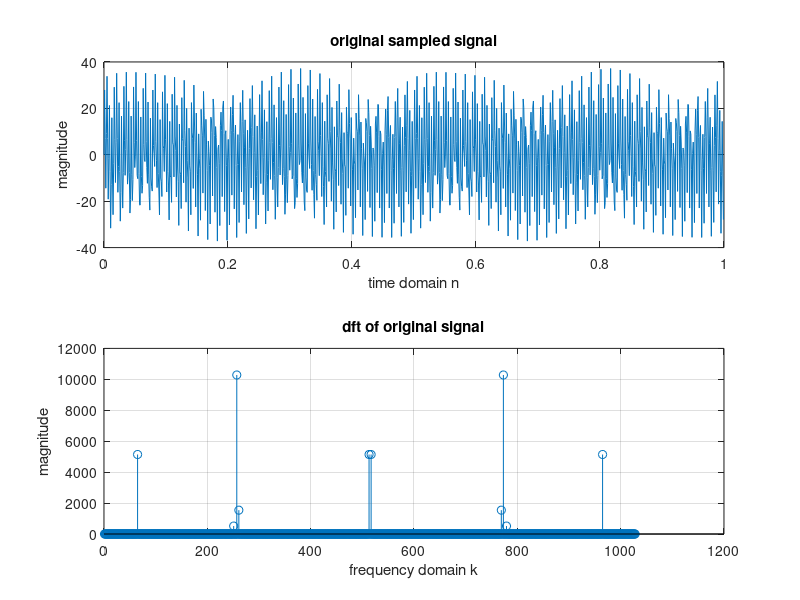

Here is the MATLAB script that generated this plot:
clear all
fs=1028;
N=1028;%sampling points
Nn=514;%dft length
n=0:N-1;
t=[0:1/fs:(N-1)/fs];
M=514;%length of window
m=0:M-1;
x1=10*sin(2*pi*64*t)+sin(2*pi*250*t)+20*sin(2*pi*256*t)+3*sin(2*pi*260*t)+10*sin(2*pi*512*t);
subplot(2,1,1)
plot(n/N,x1);
title('original sampled signal')
xlabel('time domain n')
ylabel('magnitude')
grid

X1=abs(fft(x1,N));
subplot(2,1,2)
stem(X1);
title('dft of original signal');
xlabel('frequency domain k')
ylabel('magnitude')
grid